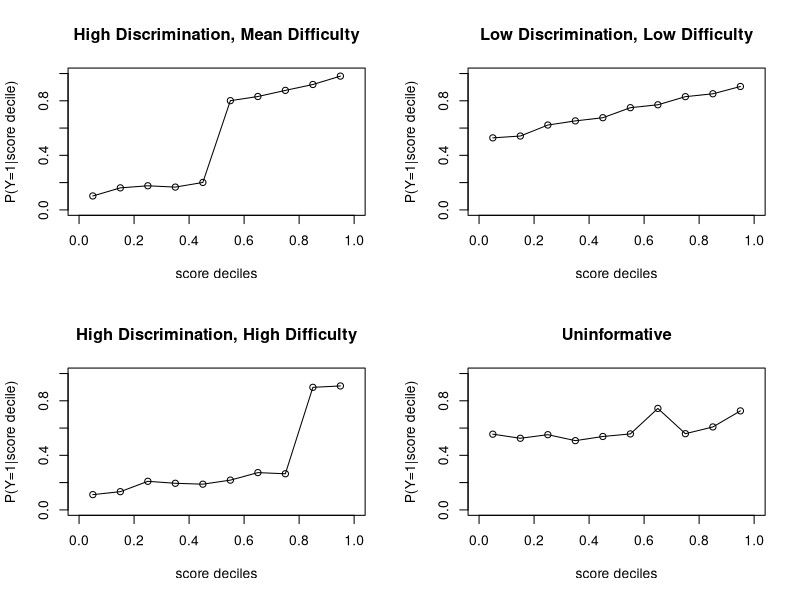
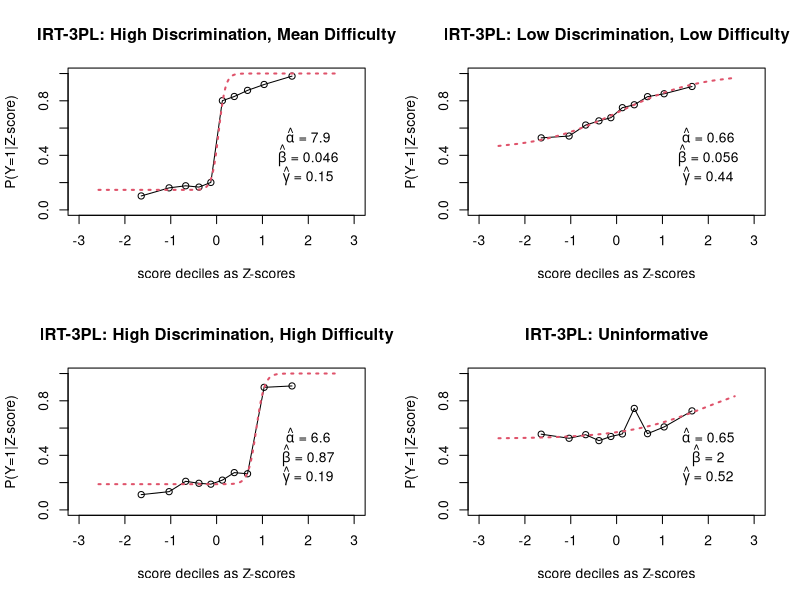
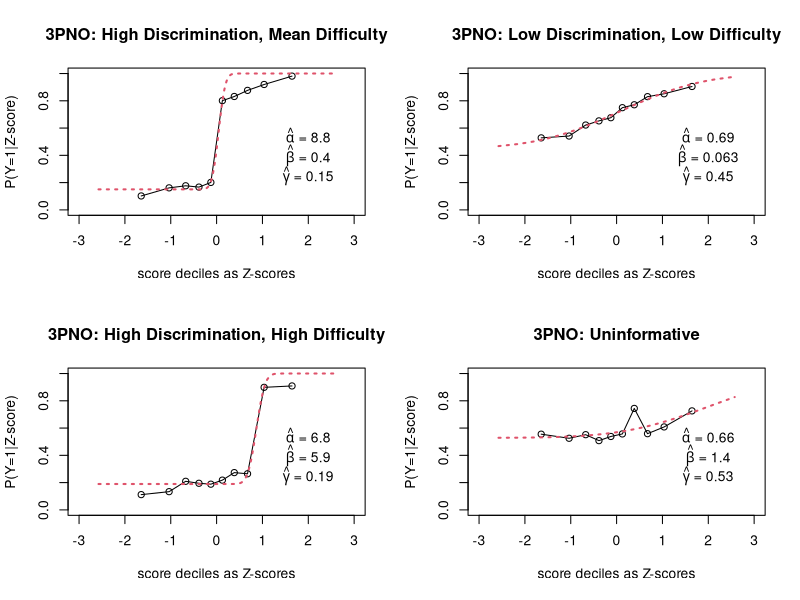

Reproduce these figures in R, in order.

par(mfrow=c(2,2))

pnts1<-list(y=c(0.04+0.025*1:5+rnorm(5,0.05,0.025),0.7+0.04*1:5+rnorm(5,0.05,0.03)),
           x=c(0.05+0.1*0:9))
pnts1$theta=qnorm(pnts1$x)

plot(pnts1$x,pnts1$y,xlim=c(0,1),ylim=c(0,1),xlab="score deciles",ylab="P(Y=1|score decile)",main="High Discrimination, Mean Difficulty")
lines(pnts1$x,pnts1$y)


pnts2<-list(y=c(0.45+0.04*1:10+rnorm(10,0.05,0.02)),
            x=c(0.05+0.1*0:9))
pnts2$theta=qnorm(pnts2$x)

plot(pnts2$x,pnts2$y,xlim=c(0,1),ylim=c(0,1),xlab="score deciles",ylab="P(Y=1|score decile)",main="Low Discrimination, Low Difficulty")
lines(pnts2$x,pnts2$y)


pnts3<-list(y=c(0.05+0.02*1:8+rnorm(8,0.05,0.025),0.8+0.04*1:2+rnorm(2,0.05,0.03)),
            x=c(0.05+0.1*0:9))
pnts3$theta=qnorm(pnts3$x)

plot(pnts3$x,pnts3$y,xlim=c(0,1),ylim=c(0,1),xlab="score deciles",ylab="P(Y=1|score decile)",main="High Discrimination, High Difficulty")
lines(pnts3$x,pnts3$y)

pnts4<-list(y=c(0.45+0.02*1:10+rnorm(10,0.02,0.06)),
            x=c(0.05+0.1*0:9))
pnts4$theta=qnorm(pnts4$x)

plot(pnts4$x,pnts4$y,xlim=c(0,1),ylim=c(0,1),xlab="score deciles",ylab="P(Y=1|score decile)",main="Uninformative")
lines(pnts4$x,pnts4$y)


irt3fit<-function(thet,gam=0.1,alph=1,bet=0) {
  gam+(1-gam)*1/(1+exp(-1.7*alph*(thet-bet))) 
}
ogive3fit<-function(thet,gam=0.1,alph=1,bet=0) {
  gam+(1-gam)*pnorm(alph*thet-bet)
}

theta<-qnorm(0.005+0:99*0.01)

fit1<-nls(formula=y~irt3fit(thet,gam,alph,bet),data=data.frame(y=pnts1$y,thet=pnts1$theta),start = list(gam=0.1,alph=1,bet=0))

plot(pnts1$theta,pnts1$y,xlim=c(-3,3),ylim=c(0,1),xlab="score deciles as Z-scores",ylab="P(Y=1|Z-score)",main="IRT-3PL: High Discrimination, Mean Difficulty")
lines(pnts1$theta,pnts1$y)
lines(theta,predict(fit1,newdata = data.frame(thet=theta)),lwd=2,col=2,lty=3)
eval(parse(text=paste0('text(2,0.55,expression(paste(hat(alpha)," = ",',format(fit1$m$getPars()[2],digits=2),')))')))
eval(parse(text=paste0('text(2,0.4,expression(paste(hat(beta)," = ",',format(fit1$m$getPars()[3],digits=2),')))')))
eval(parse(text=paste0('text(2,0.25,expression(paste(hat(gamma)," = ",',format(fit1$m$getPars()[1],digits=2),')))')))

fit2<-nls(formula=y~irt3fit(thet,gam,alph,bet),data=data.frame(y=pnts2$y,thet=pnts2$theta),start = list(gam=0.1,alph=1,bet=0))

plot(pnts2$theta,pnts2$y,xlim=c(-3,3),ylim=c(0,1),xlab="score deciles as Z-scores",ylab="P(Y=1|Z-score)",main="IRT-3PL: Low Discrimination, Low Difficulty")
lines(pnts2$theta,pnts2$y)
lines(theta,predict(fit2,newdata = data.frame(thet=theta)),lwd=2,col=2,lty=3)
eval(parse(text=paste0('text(2,0.55,expression(paste(hat(alpha)," = ",',format(fit2$m$getPars()[2],digits=2),')))')))
eval(parse(text=paste0('text(2,0.4,expression(paste(hat(beta)," = ",',format(fit2$m$getPars()[3],digits=2),')))')))
eval(parse(text=paste0('text(2,0.25,expression(paste(hat(gamma)," = ",',format(fit2$m$getPars()[1],digits=2),')))')))

fit3<-nls(formula=y~irt3fit(thet,gam,alph,bet),data=data.frame(y=pnts3$y,thet=pnts3$theta),start = list(gam=0.1,alph=1,bet=0))

plot(pnts3$theta,pnts3$y,xlim=c(-3,3),ylim=c(0,1),xlab="score deciles as Z-scores",ylab="P(Y=1|Z-score)",main="IRT-3PL: High Discrimination, High Difficulty")
lines(pnts3$theta,pnts3$y)
lines(theta,predict(fit3,newdata = data.frame(thet=theta)),lwd=2,col=2,lty=3)
eval(parse(text=paste0('text(2,0.55,expression(paste(hat(alpha)," = ",',format(fit3$m$getPars()[2],digits=2),')))')))
eval(parse(text=paste0('text(2,0.4,expression(paste(hat(beta)," = ",',format(fit3$m$getPars()[3],digits=2),')))')))
eval(parse(text=paste0('text(2,0.25,expression(paste(hat(gamma)," = ",',format(fit3$m$getPars()[1],digits=2),')))')))

fit4<-nls(formula=y~irt3fit(thet,gam,alph,bet),data=data.frame(y=pnts4$y,thet=pnts4$theta),start = list(gam=0.1,alph=1,bet=0))

plot(pnts4$theta,pnts4$y,xlim=c(-3,3),ylim=c(0,1),xlab="score deciles as Z-scores",ylab="P(Y=1|Z-score)",main="IRT-3PL: Uninformative")
lines(pnts4$theta,pnts4$y)
lines(theta,predict(fit4,newdata = data.frame(thet=theta)),lwd=2,col=2,lty=3)
eval(parse(text=paste0('text(2,0.55,expression(paste(hat(alpha)," = ",',format(fit4$m$getPars()[2],digits=2),')))')))
eval(parse(text=paste0('text(2,0.4,expression(paste(hat(beta)," = ",',format(fit4$m$getPars()[3],digits=2),')))')))
eval(parse(text=paste0('text(2,0.25,expression(paste(hat(gamma)," = ",',format(fit4$m$getPars()[1],digits=2),')))')))

############ Ogive fits

fit1<-nls(formula=y~ogive3fit(thet,gam,alph,bet),data=data.frame(y=pnts1$y,thet=pnts1$theta),start = list(gam=0.0,alph=2,bet=0))

plot(pnts1$theta,pnts1$y,xlim=c(-3,3),ylim=c(0,1),xlab="score deciles as Z-scores",ylab="P(Y=1|Z-score)",main="3PNO: High Discrimination, Mean Difficulty")
lines(pnts1$theta,pnts1$y)
lines(theta,predict(fit1,newdata = data.frame(thet=theta)),lwd=2,col=2,lty=3)
eval(parse(text=paste0('text(2,0.55,expression(paste(hat(alpha)," = ",',format(fit1$m$getPars()[2],digits=2),')))')))
eval(parse(text=paste0('text(2,0.4,expression(paste(hat(beta)," = ",',format(fit1$m$getPars()[3],digits=2),')))')))
eval(parse(text=paste0('text(2,0.25,expression(paste(hat(gamma)," = ",',format(fit1$m$getPars()[1],digits=2),')))')))

fit2<-nls(formula=y~ogive3fit(thet,gam,alph,bet),data=data.frame(y=pnts2$y,thet=pnts2$theta),start = list(gam=0.1,alph=1,bet=0))

plot(pnts2$theta,pnts2$y,xlim=c(-3,3),ylim=c(0,1),xlab="score deciles as Z-scores",ylab="P(Y=1|Z-score)",main="3PNO: Low Discrimination, Low Difficulty")
lines(pnts2$theta,pnts2$y)
lines(theta,predict(fit2,newdata = data.frame(thet=theta)),lwd=2,col=2,lty=3)
eval(parse(text=paste0('text(2,0.55,expression(paste(hat(alpha)," = ",',format(fit2$m$getPars()[2],digits=2),')))')))
eval(parse(text=paste0('text(2,0.4,expression(paste(hat(beta)," = ",',format(fit2$m$getPars()[3],digits=2),')))')))
eval(parse(text=paste0('text(2,0.25,expression(paste(hat(gamma)," = ",',format(fit2$m$getPars()[1],digits=2),')))')))

fit3<-nls(formula=y~ogive3fit(thet,gam,alph,bet),data=data.frame(y=pnts3$y,thet=pnts3$theta),start = list(gam=0.1,alph=1,bet=0))

plot(pnts3$theta,pnts3$y,xlim=c(-3,3),ylim=c(0,1),xlab="score deciles as Z-scores",ylab="P(Y=1|Z-score)",main="3PNO: High Discrimination, High Difficulty")
lines(pnts3$theta,pnts3$y)
lines(theta,predict(fit3,newdata = data.frame(thet=theta)),lwd=2,col=2,lty=3)
eval(parse(text=paste0('text(2,0.55,expression(paste(hat(alpha)," = ",',format(fit3$m$getPars()[2],digits=2),')))')))
eval(parse(text=paste0('text(2,0.4,expression(paste(hat(beta)," = ",',format(fit3$m$getPars()[3],digits=2),')))')))
eval(parse(text=paste0('text(2,0.25,expression(paste(hat(gamma)," = ",',format(fit3$m$getPars()[1],digits=2),')))')))

fit4<-nls(formula=y~ogive3fit(thet,gam,alph,bet),data=data.frame(y=pnts4$y,thet=pnts4$theta),start = list(gam=0.5,alph=0.2,bet=0))

plot(pnts4$theta,pnts4$y,xlim=c(-3,3),ylim=c(0,1),xlab="score deciles as Z-scores",ylab="P(Y=1|Z-score)",main="3PNO: Uninformative")
lines(pnts4$theta,pnts4$y)
lines(theta,predict(fit4,newdata = data.frame(thet=theta)),lwd=2,col=2,lty=3)
eval(parse(text=paste0('text(2,0.55,expression(paste(hat(alpha)," = ",',format(fit4$m$getPars()[2],digits=2),')))')))
eval(parse(text=paste0('text(2,0.4,expression(paste(hat(beta)," = ",',format(fit4$m$getPars()[3],digits=2),')))')))
eval(parse(text=paste0('text(2,0.25,expression(paste(hat(gamma)," = ",',format(fit4$m$getPars()[1],digits=2),')))')))
